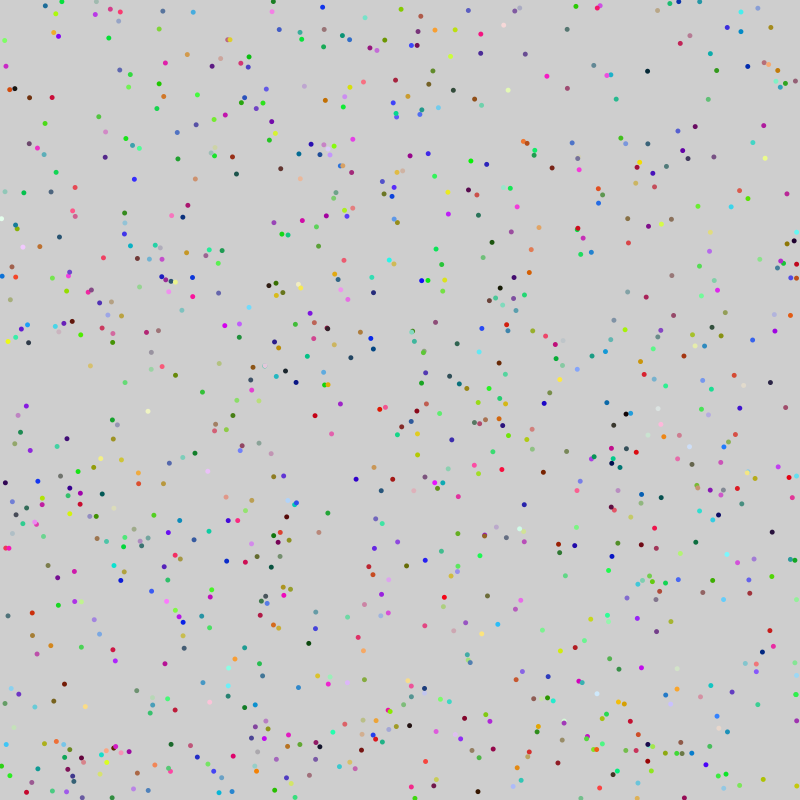
Frame 1 (no input)
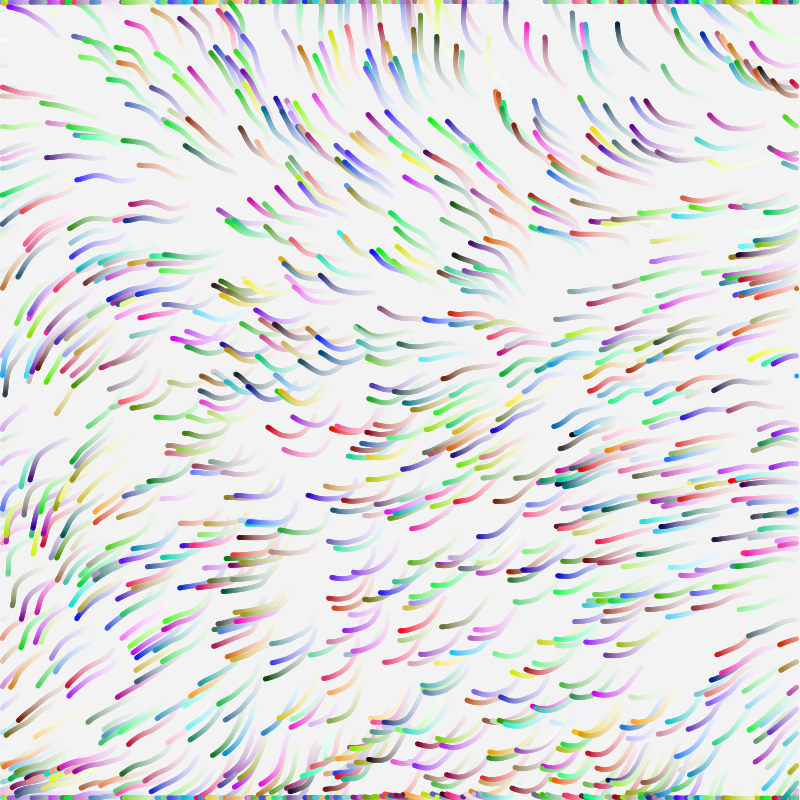
Frame 60 (the mouse pressed at the canvas centre just before this capture)
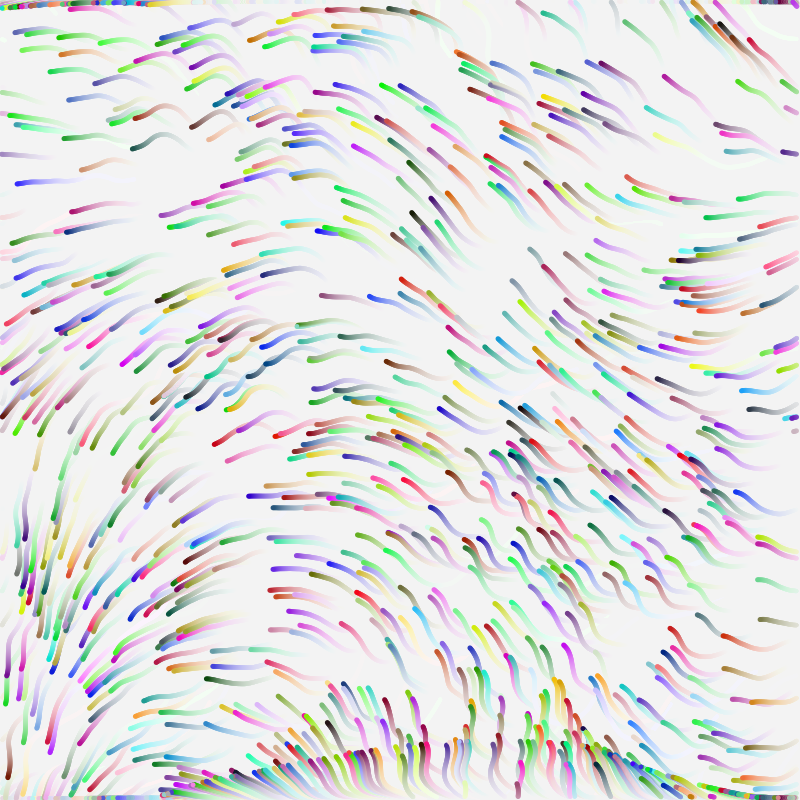
Frame 120 (the mouse held since frame 60 and released just before this capture)

The Processing sketch that drew these frames (run headless with seeded random() and noise(); from frame 60 on, the mouse is pressed at the canvas centre):

// Processing sketch: noise_2DVectorField
// ── noise_2DVectorField.pde
Partcile[] pts;
int numOfParticles = 1000;
PVector[][] gridVector;

int row = 80;
int col = 80;
int cellSize = 10;
float rGradient = 0.02;//梯度
float cGradient = 0.02;

float count;
float tGradient = 0.01;

boolean showField; //false
boolean showGrid;

void settings() {
  size(col * cellSize, row * cellSize);
}

void setup() {
  //background(255);
  //grid();
  initiateData();
  initiateVectorField();
  grid();
}

void initiateVectorField() {
  gridVector = new PVector[col][row];
}

void initiateData() {
  pts = new Partcile[numOfParticles];
  for (int i = 0; i < pts.length; i ++) {
    pts[i] = new Partcile(new PVector(random(width), random(height)));
  }
}

void grid() {
  for (int i = 0; i < row; i ++) {
    float a = i*rGradient;
    for (int j = 0; j < col; j ++) {
      float b = j*cGradient;
      float angle = noise(a, b, count)*TWO_PI;
      PVector cellVector = PVector.fromAngle(angle);
      gridVector[j][i] = cellVector;
      float cvX1 = i*cellSize + cellSize/2 + cellSize/2 *cos(cellVector.heading());
      float cvY1 = j*cellSize + cellSize/2 + cellSize/2 *sin(cellVector.heading());
      float cvX2 = i*cellSize + cellSize/2 + cellSize/2 *cos(cellVector.heading()+PI);
      float cvY2 = j*cellSize + cellSize/2 + cellSize/2 *sin(cellVector.heading()+PI);
      if (showField) {
        stroke(map(angle, 0, TWO_PI, 0, 255));
        strokeWeight(0.5);
        line(cvX1, cvY1, cvX2, cvY2);
      }

      if (showGrid) {

        //noStroke();
        //fill(cellColor);
        stroke(51);
        noFill();
        rect(i*cellSize, j*cellSize, cellSize, cellSize);
      }
    }
  }
}

void draw() {
  //background(255);
  fill(255, 10);
  noStroke();
  rect(0, 0, width, height);
  grid();
  count += tGradient;
  println("frameRate: " + frameRate);

  for (int i = 0; i < pts.length; i ++) {
    pts[i].run();
  }
}

void keyPressed() {
  if (key == 'f') showField = !showField;
  if (key == 'g') showGrid =!showGrid;
}

// ── Partcile.pde
class Partcile {
  PVector pos;
  float d = 5;
  color pColor;

  Partcile(PVector p) {//构造函数
    pos = p;
    pColor = color(random(255), random(255), random(255));
  }

  void run() {
    edgeCross();
    move();
    //edgeCross();
    show();
  }

  void show() {
    fill(pColor);
    noStroke();
    ellipse(pos.x, pos.y, d, d);
  }

  void move() {
    int indeX = floor(pos.x/cellSize); //x = 25.3 -> floor(x) = 25
    int indeY = floor(pos.y/cellSize);
    PVector force = gridVector[indeX][indeY];//gridVector[-1][20]//gridVector[0->row-1][0->col-1]
    pos.add(force);
  }
  
  void edgeCross(){
    if(pos.x < d/2) pos.x = width-d/2;
    if(pos.x > width-d/2) pos.x = d/2;
    if(pos.y < d/2) pos.y = height-d/2;
    if(pos.y > height-d/2) pos.y = d/2;
  }
}
